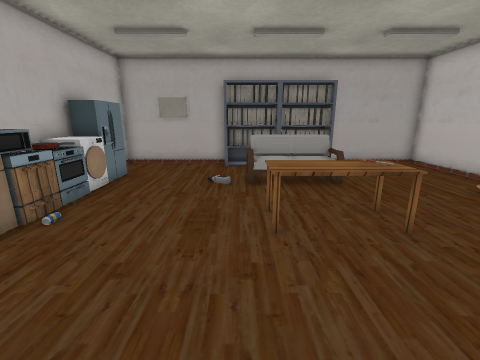
view 1 (above)

12 first-person views from a walk through a scene from a Unity 3-D project. The camera is 1.2 m above the floor, tilts 14° down and sees 90° across. The floor is counted in squares, 0.5 m on a side. Each view is taken from the middle of a square. On the plan, view 1 faces up. The plan holds only what a view shows up to about 17 squares ahead; the rest is blank. The player is left out. Some animated figures are not drawn. Door leaves are left out, so doorways stand open. Some surface patterns are stand-ins.

view 2
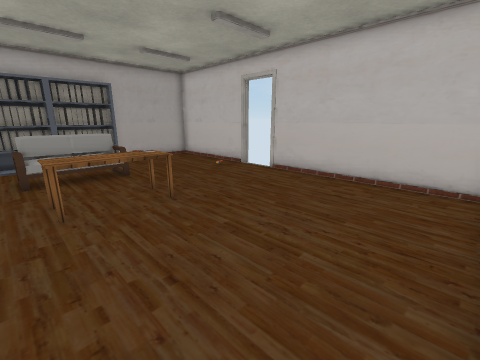

view 3
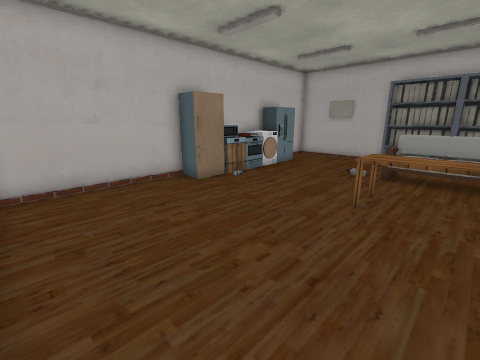

view 4
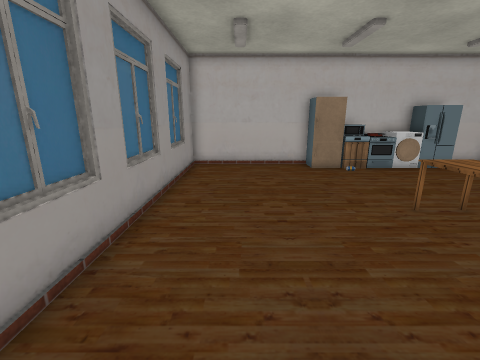

view 5
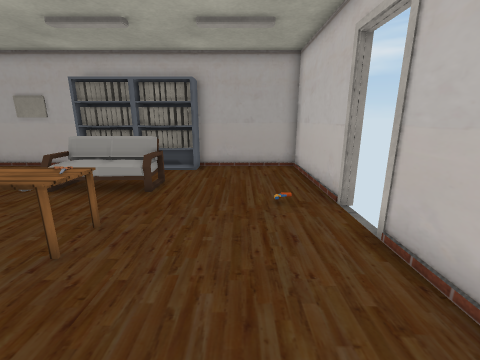

view 6
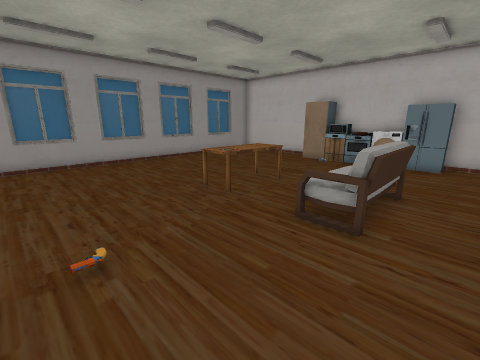

view 7
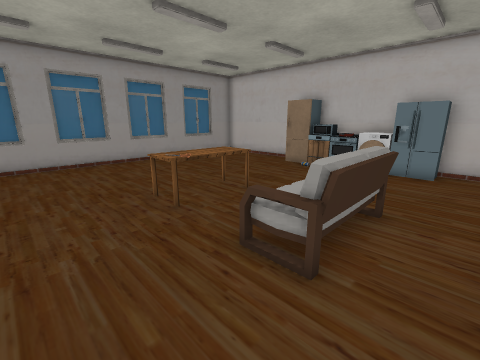

view 8
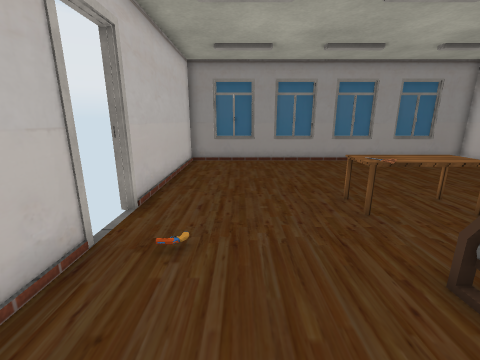

view 9
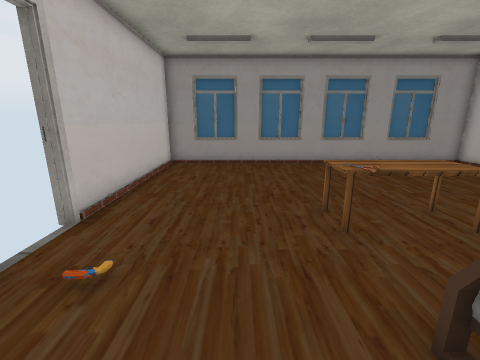

view 10
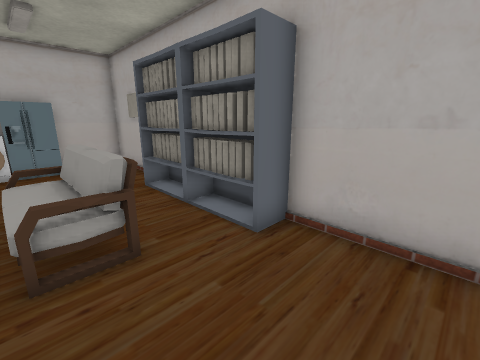

view 11
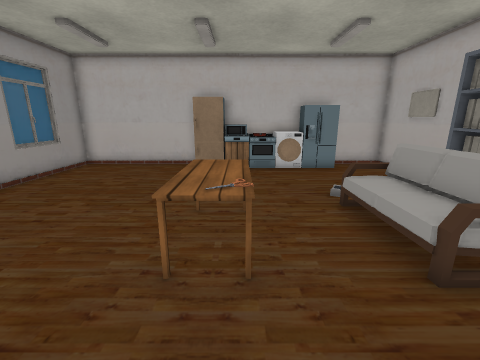

view 12
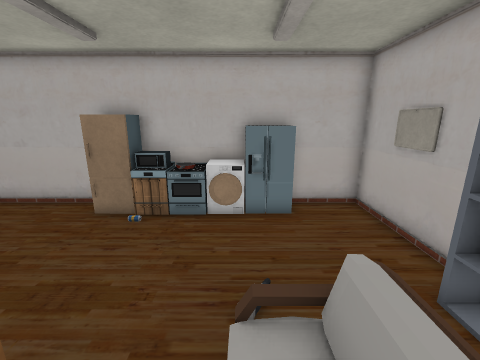

### Floor plan
Points are (right, up) in squares from view 1. A wall is a line through its corners. A room is listed if a view was taken in it or the views show most of it. See-through windows are left out.
Room 1 (views 1, 2, 3, 4, 5, 6, 7, 8, 9, 10, 11, 12)
walls: (10, 7.6) (10, 13.8) (4.8, 13.8); (-0.7, 13.8) (-6.5, 13.8) (-6.5, -2.6) (10, -2.6) (10, 5.8); (2.6, -2.8) (4.9, -2.8); (-1, -2.8) (1.4, -2.8); (6.1, -2.8) (8.5, -2.8); (-4.6, -2.8) (-2.4, -2.8)
ways out: open door at (10, 6.5)
objects: fridge (-6, 4) to (-5, 5); other object (-6, 6) to (-5, 6); stove (-6, 7) to (-5, 8); washer (-6, 9) to (-5, 9); fridge (-6, 10) to (-5, 11); shelf (-1, 13) to (2, 14); other object (0, 9); sofa (0, 10) to (4, 11); table (1, 5) to (4, 6); shelf (3, 13) to (5, 14); gun (8, 8)

Positions as (right, up) in squares from view 1, and headings:
1: (0, 0), facing up
2: (0, -2), facing up-right
3: (3, -2), facing up-left
4: (7, 0), facing left
5: (7, 1), facing up
6: (9, 12), facing down-left
7: (7, 12), facing down-left
8: (7, 12), facing down
9: (6, 11), facing down
10: (8, 9), facing up-left
11: (7, 6), facing left
12: (3, 9), facing left
